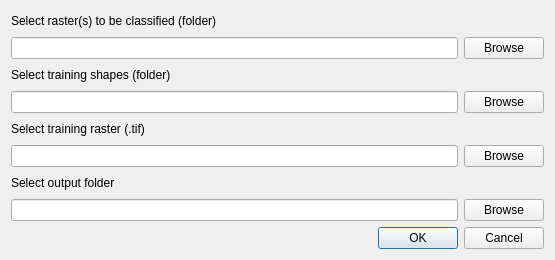
<?xml version="1.0" encoding="UTF-8"?>
<ui version="4.0">
 <class>RoofClassifyDialogBase</class>
 <widget class="QDialog" name="RoofClassifyDialogBase">
  <property name="geometry">
   <rect>
    <x>0</x>
    <y>0</y>
    <width>555</width>
    <height>260</height>
   </rect>
  </property>
  <property name="minimumSize">
   <size>
    <width>500</width>
    <height>260</height>
   </size>
  </property>
  <property name="maximumSize">
   <size>
    <width>1000</width>
    <height>500</height>
   </size>
  </property>
  <property name="windowTitle">
   <string>RoofClassify</string>
  </property>
  <layout class="QGridLayout" name="gridLayout">
   <item row="1" column="0">
    <widget class="QLineEdit" name="lineEdit">
     <property name="locale">
      <locale language="English" country="UnitedStates"/>
     </property>
    </widget>
   </item>
   <item row="5" column="0">
    <widget class="QLineEdit" name="lineEdit_3">
     <property name="locale">
      <locale language="English" country="UnitedStates"/>
     </property>
    </widget>
   </item>
   <item row="6" column="0">
    <widget class="QLabel" name="label_4">
     <property name="locale">
      <locale language="English" country="UnitedStates"/>
     </property>
     <property name="text">
      <string>Select output folder</string>
     </property>
    </widget>
   </item>
   <item row="5" column="1">
    <widget class="QPushButton" name="pushButton_3">
     <property name="locale">
      <locale language="English" country="UnitedStates"/>
     </property>
     <property name="text">
      <string>Browse</string>
     </property>
    </widget>
   </item>
   <item row="0" column="0">
    <widget class="QLabel" name="label">
     <property name="locale">
      <locale language="English" country="UnitedStates"/>
     </property>
     <property name="text">
      <string>Select raster(s) to be classified (folder)</string>
     </property>
    </widget>
   </item>
   <item row="1" column="1">
    <widget class="QPushButton" name="pushButton">
     <property name="locale">
      <locale language="English" country="UnitedStates"/>
     </property>
     <property name="text">
      <string>Browse</string>
     </property>
    </widget>
   </item>
   <item row="4" column="0">
    <widget class="QLabel" name="label_3">
     <property name="locale">
      <locale language="English" country="UnitedStates"/>
     </property>
     <property name="text">
      <string>Select training raster (.tif)</string>
     </property>
    </widget>
   </item>
   <item row="2" column="0">
    <widget class="QLabel" name="label_2">
     <property name="locale">
      <locale language="English" country="UnitedStates"/>
     </property>
     <property name="text">
      <string>Select training shapes (folder)</string>
     </property>
    </widget>
   </item>
   <item row="3" column="0">
    <widget class="QLineEdit" name="lineEdit_2">
     <property name="locale">
      <locale language="English" country="UnitedStates"/>
     </property>
    </widget>
   </item>
   <item row="7" column="0">
    <widget class="QLineEdit" name="lineEdit_4">
     <property name="locale">
      <locale language="English" country="UnitedStates"/>
     </property>
    </widget>
   </item>
   <item row="3" column="1">
    <widget class="QPushButton" name="pushButton_2">
     <property name="locale">
      <locale language="English" country="UnitedStates"/>
     </property>
     <property name="text">
      <string>Browse</string>
     </property>
    </widget>
   </item>
   <item row="7" column="1">
    <widget class="QPushButton" name="pushButton_4">
     <property name="locale">
      <locale language="English" country="UnitedStates"/>
     </property>
     <property name="text">
      <string>Browse</string>
     </property>
    </widget>
   </item>
   <item row="8" column="0" colspan="2">
    <widget class="QDialogButtonBox" name="button_box">
     <property name="locale">
      <locale language="English" country="UnitedStates"/>
     </property>
     <property name="orientation">
      <enum>Qt::Horizontal</enum>
     </property>
     <property name="standardButtons">
      <set>QDialogButtonBox::Cancel|QDialogButtonBox::Ok</set>
     </property>
    </widget>
   </item>
  </layout>
 </widget>
 <resources/>
 <connections>
  <connection>
   <sender>button_box</sender>
   <signal>accepted()</signal>
   <receiver>RoofClassifyDialogBase</receiver>
   <slot>accept()</slot>
   <hints>
    <hint type="sourcelabel">
     <x>20</x>
     <y>20</y>
    </hint>
    <hint type="destinationlabel">
     <x>20</x>
     <y>20</y>
    </hint>
   </hints>
  </connection>
  <connection>
   <sender>button_box</sender>
   <signal>rejected()</signal>
   <receiver>RoofClassifyDialogBase</receiver>
   <slot>reject()</slot>
   <hints>
    <hint type="sourcelabel">
     <x>20</x>
     <y>20</y>
    </hint>
    <hint type="destinationlabel">
     <x>20</x>
     <y>20</y>
    </hint>
   </hints>
  </connection>
 </connections>
</ui>
